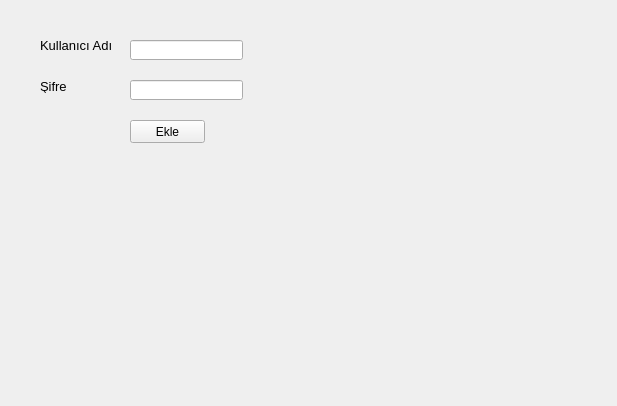
<?xml version="1.0" encoding="UTF-8"?>
<ui version="4.0">
 <class>Form</class>
 <widget class="QWidget" name="Form">
  <property name="geometry">
   <rect>
    <x>0</x>
    <y>0</y>
    <width>617</width>
    <height>406</height>
   </rect>
  </property>
  <property name="windowTitle">
   <string>Admin Ekleme</string>
  </property>
  <widget class="QLabel" name="label">
   <property name="geometry">
    <rect>
     <x>40</x>
     <y>30</y>
     <width>91</width>
     <height>31</height>
    </rect>
   </property>
   <property name="font">
    <font>
     <pointsize>10</pointsize>
    </font>
   </property>
   <property name="text">
    <string>Kullanıcı Adı</string>
   </property>
  </widget>
  <widget class="QLabel" name="label_2">
   <property name="geometry">
    <rect>
     <x>40</x>
     <y>80</y>
     <width>47</width>
     <height>13</height>
    </rect>
   </property>
   <property name="font">
    <font>
     <pointsize>10</pointsize>
    </font>
   </property>
   <property name="text">
    <string>Şifre</string>
   </property>
  </widget>
  <widget class="QLineEdit" name="ln_kullanici">
   <property name="geometry">
    <rect>
     <x>130</x>
     <y>40</y>
     <width>113</width>
     <height>20</height>
    </rect>
   </property>
  </widget>
  <widget class="QLineEdit" name="ln_sifre">
   <property name="geometry">
    <rect>
     <x>130</x>
     <y>80</y>
     <width>113</width>
     <height>20</height>
    </rect>
   </property>
  </widget>
  <widget class="QPushButton" name="pushButton">
   <property name="geometry">
    <rect>
     <x>130</x>
     <y>120</y>
     <width>75</width>
     <height>23</height>
    </rect>
   </property>
   <property name="text">
    <string>Ekle</string>
   </property>
  </widget>
 </widget>
 <resources/>
 <connections/>
</ui>
